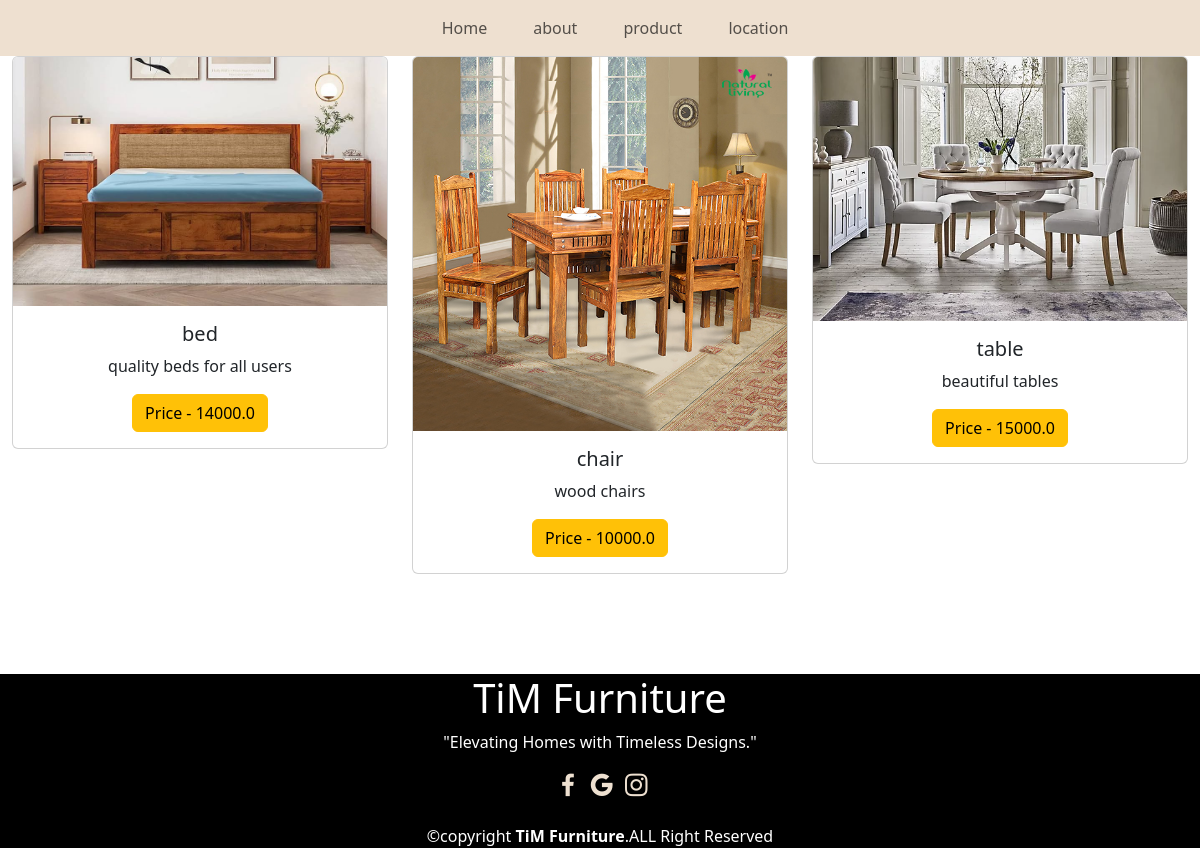
The app's page /product/ with its own data.
### product/models.py (models this page shows, shortened)
class Product(models.Model):
   product_name = models.CharField(max_length=100)
   product_description = models.TextField()
   category = models.ForeignKey(Category, on_delete=models.CASCADE)
   image  = models.ImageField(null=True)
   price   = models.FloatField(null=True)
   date   = models.DateTimeField(auto_now_add=True, null=True)

### product/views.py (the view)
# urls.py: path('product/', product)
def product(request):
    info = CompanyInformation.objects.first()
    products = Product.objects.all()
    data ={
      'info':info,
      'products':products
   }
    return render(request, 'product.html',data)

### product/templates/product.html (shortened to what this page needs)
{% load static %}
<!DOCTYPE html>
<html lang="en">
<head>
  <link rel="stylesheet" href="{% static 'stylesheet.css'%}">
    <link href="https://cdn.jsdelivr.net/npm/bootstrap@5.3.2/dist/css/bootstrap.min.css" rel="stylesheet">
    <link href="https://unpkg.com/boxicons@2.1.2/css/boxicons.min.css" rel="stylesheet">
</head>
<body>
<div class="main">
  <nav class="navbar navbar-expand-md" id="navbar-color">
<div class="container">
    <div class="collapse navbar-collapse" id="collapsibleNavbar">
      <ul class="navbar-nav">
        <li class="nav-item">
          <a class="nav-link" href="index.html">Home</a>
        </li>
        <li class="nav-item">
          <a class="nav-link" href="about.html">about</a>
        </li>
        <li class="nav-item">
          <a class="nav-link" href="product.html">product</a>
        </li>
        <li class="nav-item">
          <a class="nav-link" href="location.html">location</a>
        </li>
      </ul>
    </div>
  </div>
  </nav>
  <div class="container-fluid">
    <div class="row">
    {% for single_product in products %}
          <div class="col-lg-4 md-3 sm-6">
              <div class="card">
       <img src="{{single_product.image.url}}" class="card-img-top" alt="...">
                  <div class="card-body text-center">
                      <h5 class="card-title"> {{single_product.product_name}}</h5>
                      <p class="card-text">{{single_product.product_description}}</p>
                      <a href="form.html" class="btn btn-warning">Price - {{single_product.price}} </a>
                  </div>
              </div>
          </div>
{%  endfor %}
        </div>
  </div>
<footer id="footer">
    <h1 class="text-center">TiM Furniture</h1>
    <p class="text-center">"Elevating Homes with Timeless Designs."</p>
    <div class="icons text-center">
      <i class="bx bxl-facebook"></i>
      <i class="bx bxl-google"></i>
      <i class="bx bxl-instagram"></i>
    </div>
      <div class="copyright text-center">
        &copy;copyright <strong><span>TiM Furniture</span></strong>.ALL Right Reserved
      </div>
  </footer>
</body>
</html>

### static/stylesheet.css (style rules this page uses)
* { margin: 0; padding: 0; }
#navbar-color { background-color: rgba(238,224,208); }
.navbar-nav { margin: auto; }
.nav-link { margin-left: 30px; font-weight: bold; color: black; transition: 0.5s ease; cursor: pointer; }
.main { width: 100%; height: 90vh; background-size: cover; background-position: 70%; }
#footer { width: 100%; background-color: black; margin-top: 100px; }
#footer h1 { color: white; }
#footer p { color: white; }
.icons i { color: rgba(238,224,208); font-size: 30px; cursor: pointer; }
.copyright { color: white; margin-top: 20px; }

### records on screen
Product: image (picture), product_name "bed", product_description "quality beds for all users", price "14000.0"
Product: image (picture), product_name "chair", product_description "wood chairs", price "10000.0"
Product: image (picture), product_name "table", product_description "beautiful tables", price "15000.0"
